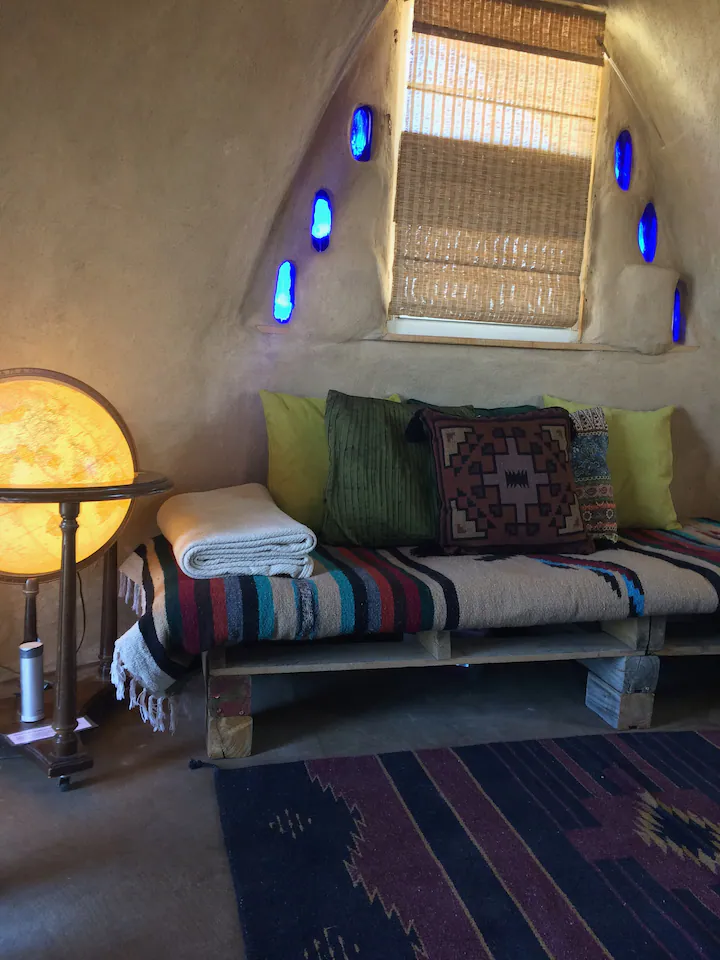
#> input picture backend/files/checks/image/image_test_scripts/images_to_test/dullness/dull/Dull_img1.png, 720 x 960 px
$ python -i dullness_test.py   (imports and definitions only)
#> lines starting #> are read from the running program, lines starting #| are printed output that depends on the picture
import cv2
import numpy as np
import os
import pandas as pd
def dullness_score(image_filepath):
        image = cv2.imread(image_filepath)
#> image is the input picture: shape (960, 720, 3); mean B, G, R 78.3, 86, 95.1
        # Convert the image to grayscale
        gray = cv2.cvtColor(image, cv2.COLOR_BGR2GRAY)
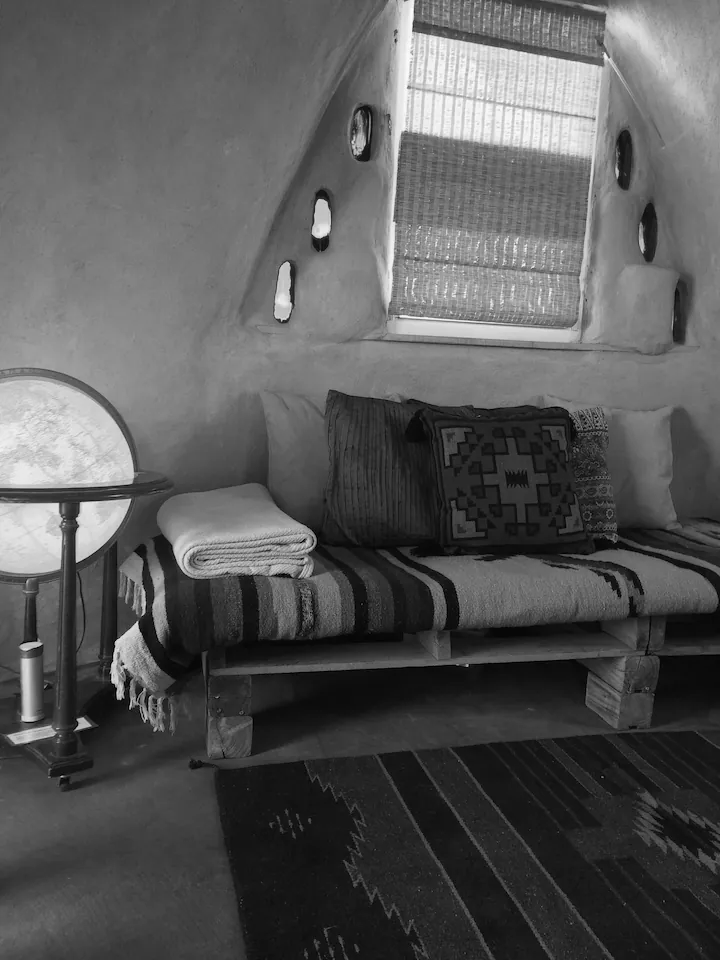
#> gray: shape (960, 720); min 0, max 255, mean 87.9

        # Convert the image to the CIELAB color space
        lab = cv2.cvtColor(image, cv2.COLOR_BGR2LAB)
#> lab: shape (960, 720, 3); mean of channels 0, 1, 2 92.8, 131.5, 133.2

        # Split the image into the L, A, and B channels
        l_channel, a_channel, b_channel = cv2.split(lab)
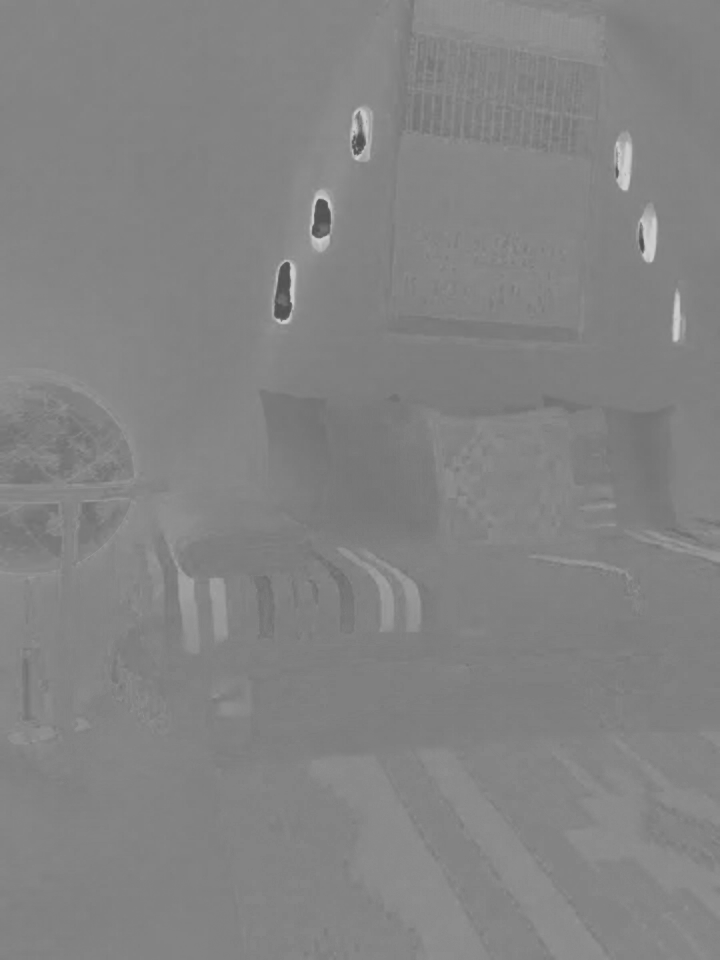
#> a_channel: shape (960, 720); min 78, max 207, mean 131.5
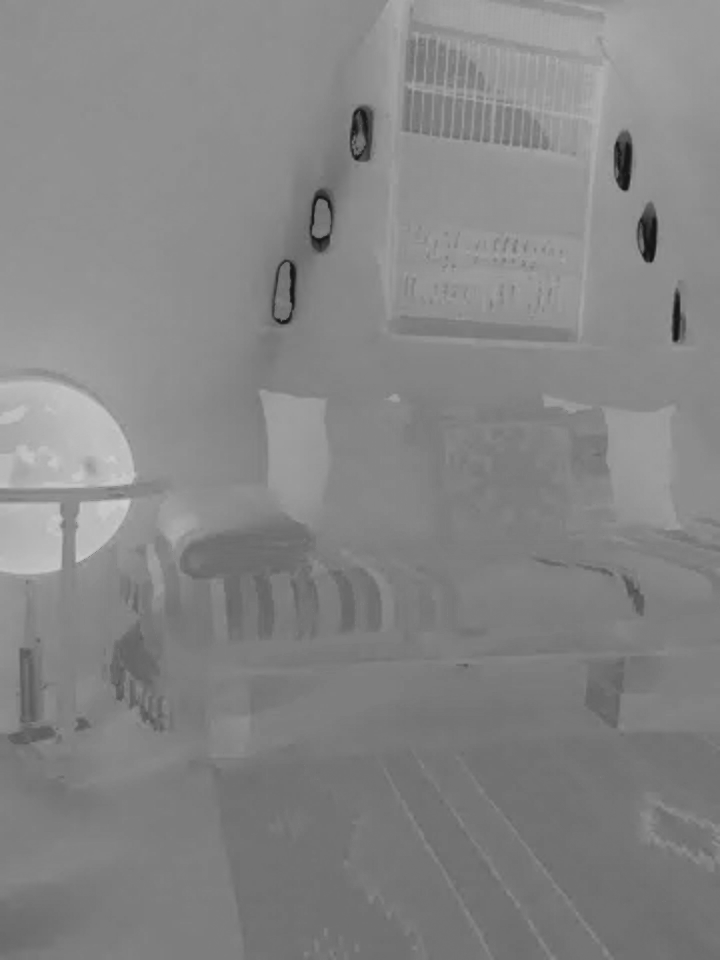
#> b_channel: shape (960, 720); min 20, max 207, mean 133.2

        # Calculate the mean and standard deviation of the pixel intensities in the grayscale and color channels
        mean_gray_intensity = np.mean(gray)
#> mean_gray_intensity = 87.87
        std_gray_intensity = np.std(gray)
#> std_gray_intensity = 53.7
        mean_a_intensity = np.mean(a_channel)
#> mean_a_intensity = 131.5
        mean_b_intensity = np.mean(b_channel)
#> mean_b_intensity = 133.2
        std_ab_intensity = np.sqrt(np.square(np.std(a_channel)) + np.square(np.std(b_channel)))
#> std_ab_intensity = 18.2

        # Calculate the dullness score as a combination of mean intensity, contrast, and colorfulness
        dullness_score = 255 - mean_gray_intensity + 0.8 * std_gray_intensity + 0.4 * (mean_a_intensity + mean_b_intensity) + 1.2 * std_ab_intensity
#> dullness_score = 337.8
        threshold = 100
        return (dullness_score, "not dull") if dullness_score < threshold else (dullness_score, "dull")


image_data = []
# assign directory
directories = ['images_to_test/dullness/dull', 'images_to_test/dullness/notDull']

# iterate over files in
# that directory
# [9 lines not run here, left out]

df = pd.DataFrame(image_data)
# [1 line not run here, left out]

>>> result = dullness_score('images_to_test/dullness/dull/Dull_img1.png')
#> result = (337.8, 'dull')

$ run again, on backend/files/checks/image/image_test_scripts/images_to_test/dullness/dull/dull_img6.png
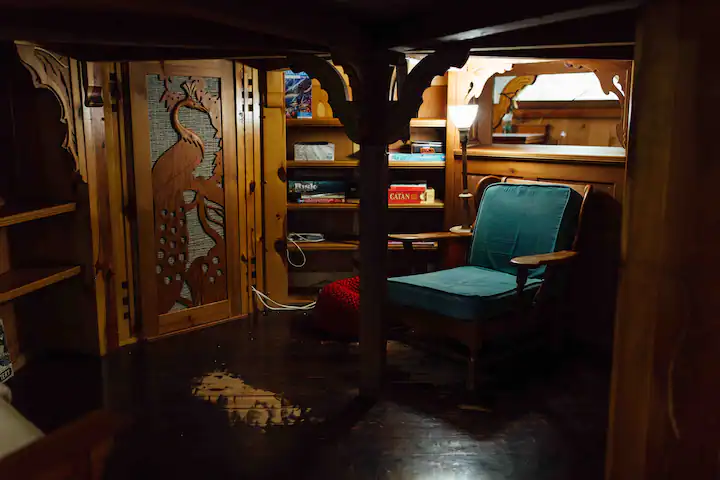
#> input picture backend/files/checks/image/image_test_scripts/images_to_test/dullness/dull/dull_img6.png, 720 x 480 px
#> in dullness_score, image is the input picture: shape (480, 720, 3); mean B, G, R 23.7, 33.7, 50.8
#> in dullness_score, `gray = cv2.cvtColor(image, cv2.COLOR_BGR2GRAY)`:
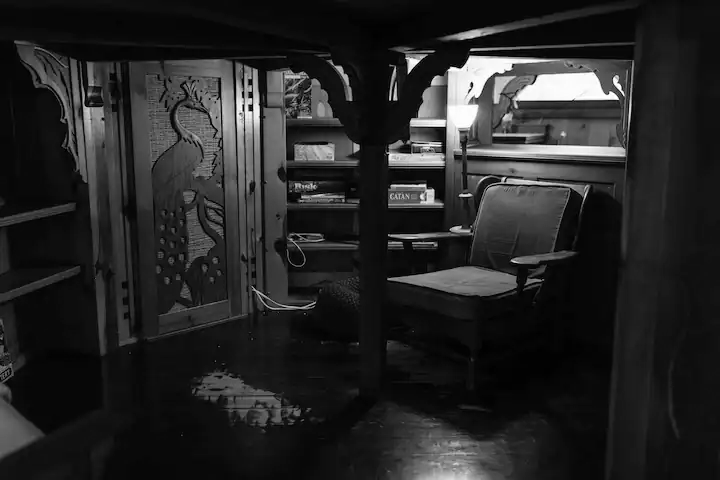
#> gray: shape (480, 720); min 0, max 255, mean 37.6
#> lab: shape (480, 720, 3); mean of channels 0, 1, 2 37.9, 134.3, 136.5
#> in dullness_score, `l_channel, a_channel, b_channel = cv2.split(lab)`:
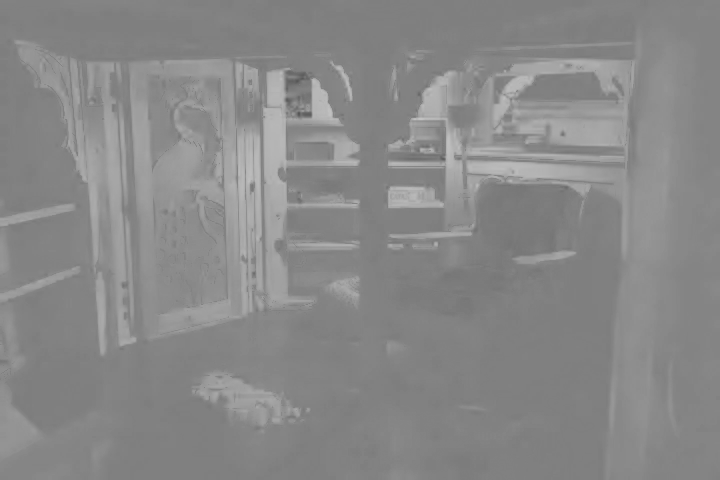
#> b_channel: shape (480, 720); min 86, max 194, mean 136.5
#> mean_gray_intensity = 37.64
#> std_gray_intensity = 45.84
#> mean_a_intensity = 134.3
#> mean_b_intensity = 136.5
#> std_ab_intensity = 14.38
#> dullness_score = 379.6
#> result = (379.6, 'dull')

$ run again, on backend/files/checks/image/image_test_scripts/images_to_test/dullness/dull/dull_img7.png
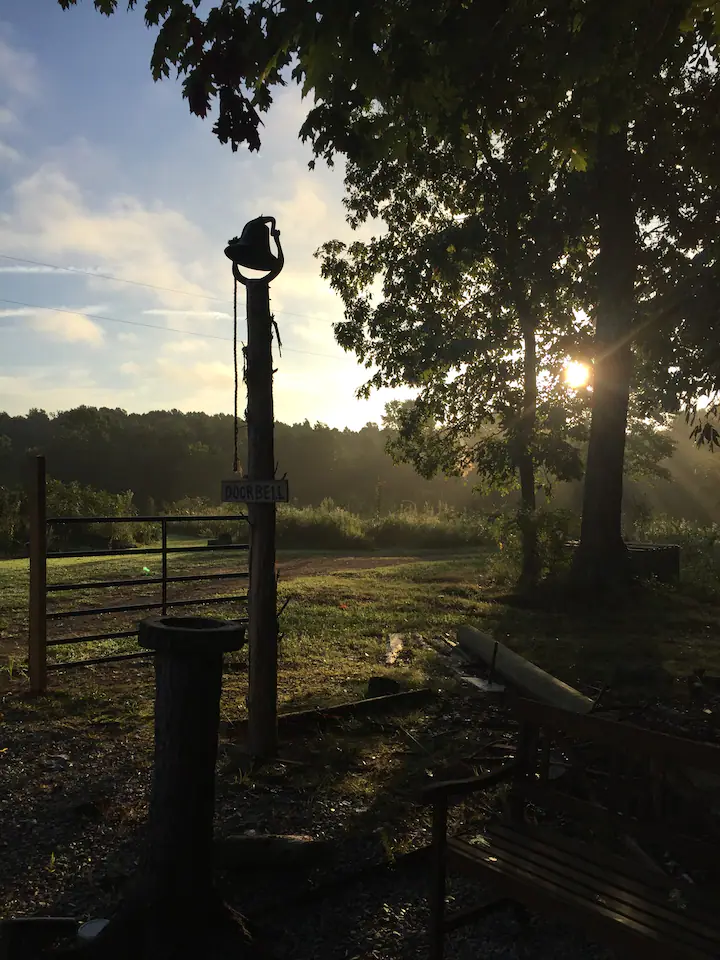
#> input picture backend/files/checks/image/image_test_scripts/images_to_test/dullness/dull/dull_img7.png, 720 x 960 px
#> in dullness_score, image is the input picture: shape (960, 720, 3); mean B, G, R 57.1, 66.7, 68.6
#> in dullness_score, `gray = cv2.cvtColor(image, cv2.COLOR_BGR2GRAY)`:
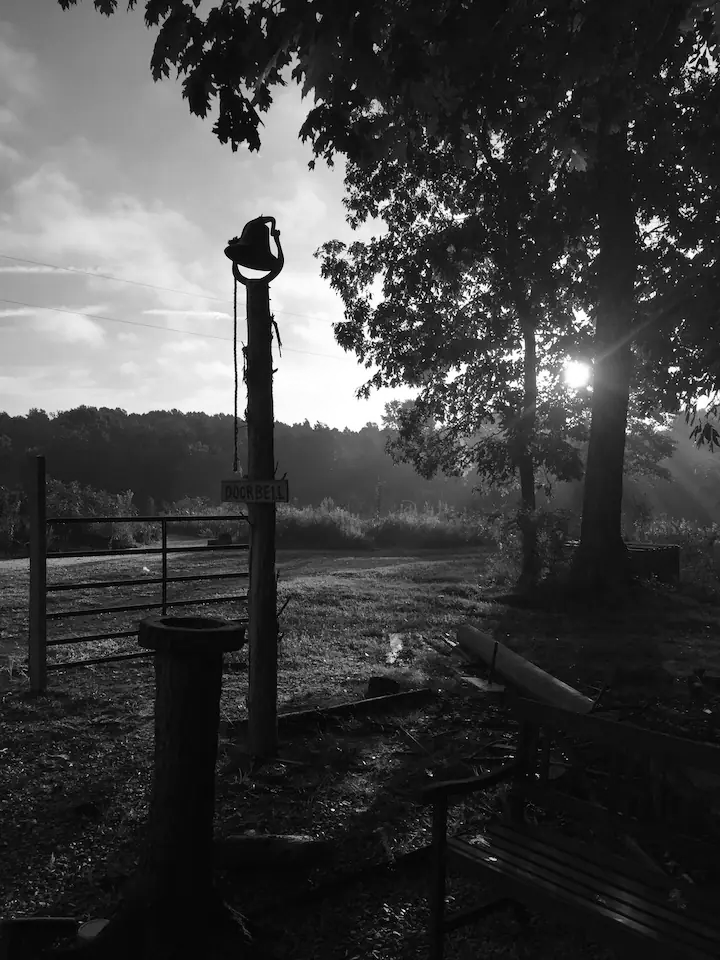
#> gray: shape (960, 720); min 0, max 255, mean 66.2
#> lab: shape (960, 720, 3); mean of channels 0, 1, 2 67.5, 127.3, 133.9
#> in dullness_score, `l_channel, a_channel, b_channel = cv2.split(lab)`:
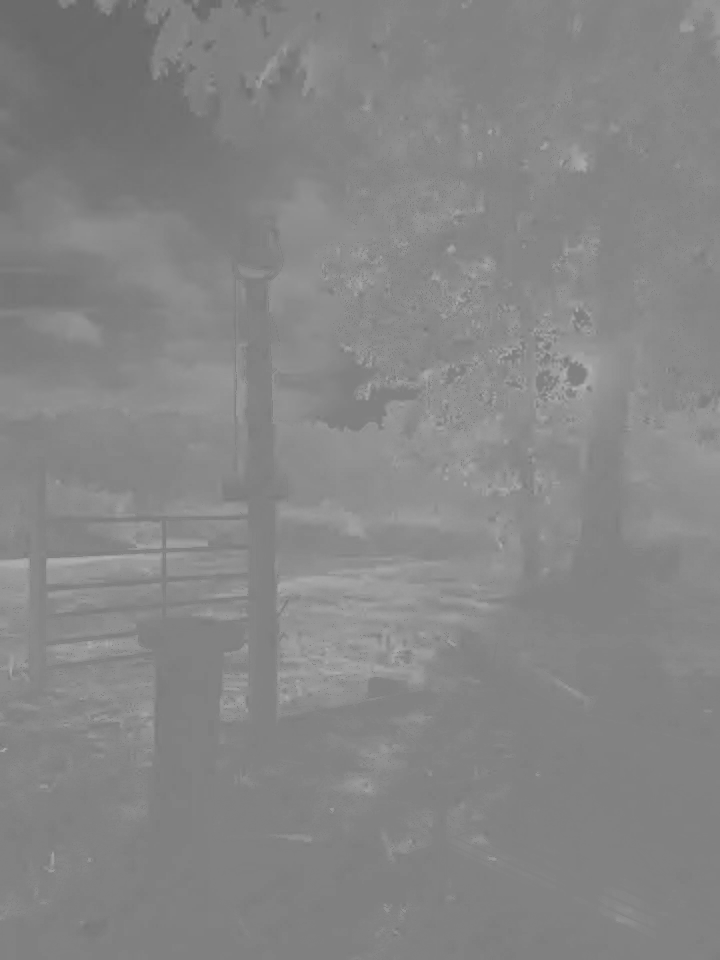
#> b_channel: shape (960, 720); min 100, max 178, mean 133.9
#> mean_gray_intensity = 66.18
#> std_gray_intensity = 69.24
#> mean_a_intensity = 127.3
#> mean_b_intensity = 133.9
#> std_ab_intensity = 8.71
#> dullness_score = 359.1
#> result = (359.1, 'dull')

$ run again, on backend/files/checks/image/image_test_scripts/images_to_test/dullness/dull/dull_imgBedroom.png
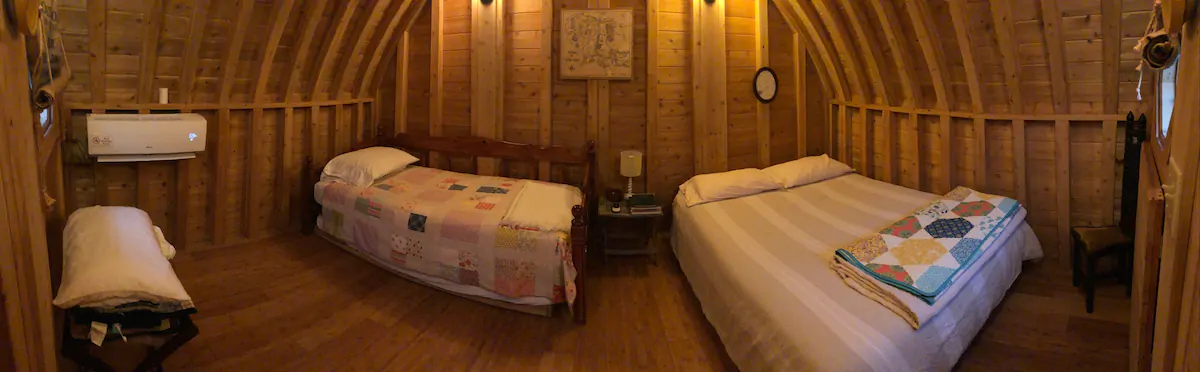
#> input picture backend/files/checks/image/image_test_scripts/images_to_test/dullness/dull/dull_imgBedroom.png, 1200 x 372 px
#> in dullness_score, image is the input picture: shape (372, 1200, 3); mean B, G, R 32.2, 65, 106.8
#> in dullness_score, `gray = cv2.cvtColor(image, cv2.COLOR_BGR2GRAY)`:
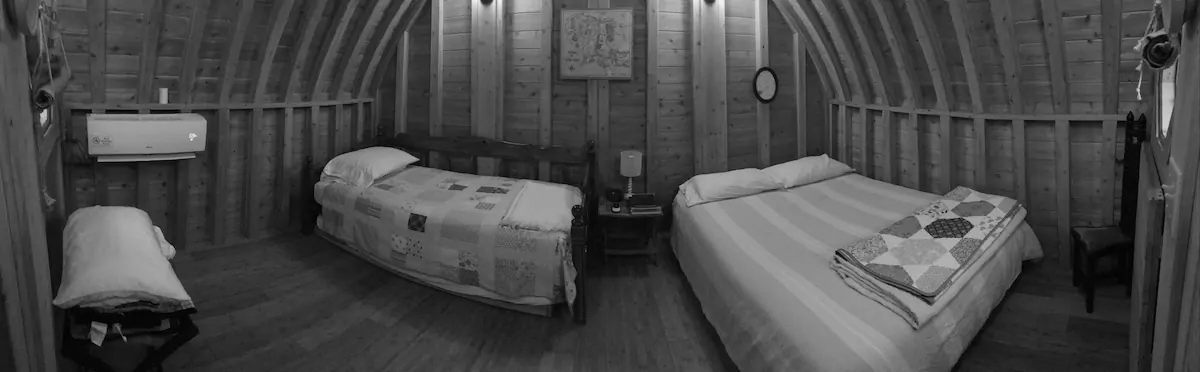
#> gray: shape (372, 1200); min 0, max 243, mean 73.8
#> lab: shape (372, 1200, 3); mean of channels 0, 1, 2 80.3, 143.3, 154.2
#> in dullness_score, `l_channel, a_channel, b_channel = cv2.split(lab)`:
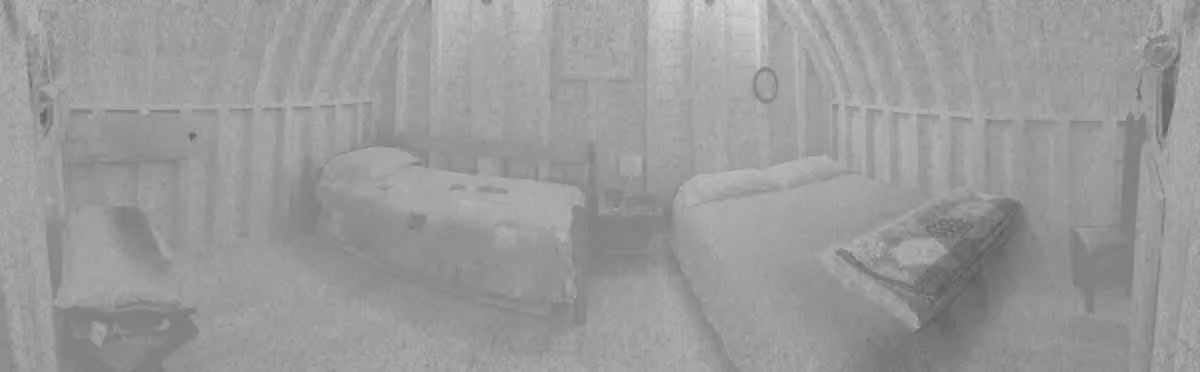
#> b_channel: shape (372, 1200); min 94, max 214, mean 154.2
#> mean_gray_intensity = 73.77
#> std_gray_intensity = 37.49
#> mean_a_intensity = 143.3
#> mean_b_intensity = 154.2
#> std_ab_intensity = 13.98
#> dullness_score = 347
#> result = (347, 'dull')
